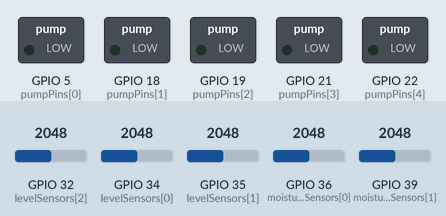
The sketch below on a simulated ESP32. Shown: switched loads named in the sketch (green lamp = pin HIGH). The inputs (shaded band) are chosen by the test bench; at power-on: GPIO 32 (levelSensors[2]) = 2048, GPIO 34 (levelSensors[0]) = 2048, GPIO 35 (levelSensors[1]) = 2048, GPIO 36 (moistureSensors[0]) = 2048, GPIO 39 (moistureSensors[1]) = 2048. WiFi joins after 1.5 s; servers stay silent unless stated; what the sketch prints to the serial monitor is not drawn.

Above: at 3.2 s.
3.3 s: GPIO 32 (levelSensors[2]) set to 421
4.8 s: GPIO 32 (levelSensors[2]) set to 377
At 5.1 s:
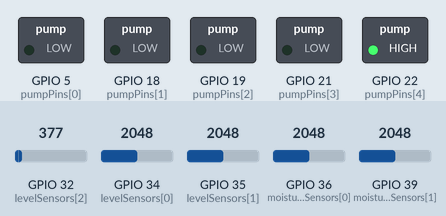
7.8 s: GPIO 34 (levelSensors[0]) set to 419
10.8 s: GPIO 34 (levelSensors[0]) set to 363
At 11.6 s:
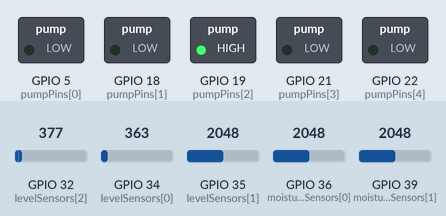
13.8 s: GPIO 35 (levelSensors[1]) set to 417
15.3 s: GPIO 35 (levelSensors[1]) set to 369
At 16.1 s:
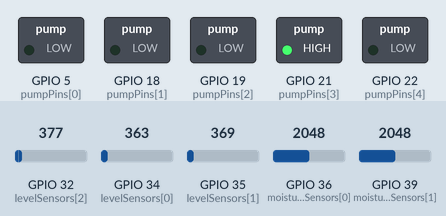
Timing chart, 0 to 19.3 s (numbered marks = the images above; inputs shaded):
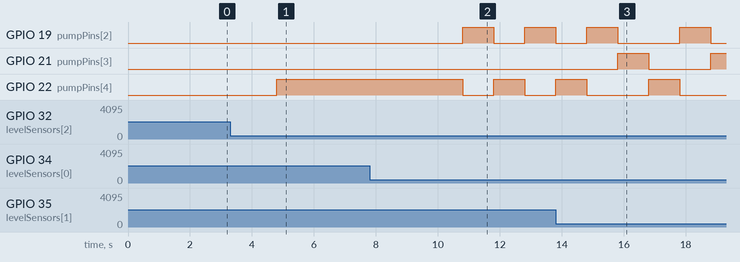

Measured:
- the behaviour switches between 400 and 399 on GPIO 32 (levelSensors[2]) (found by bisection; images 0 and 1)
- the behaviour switches between 400 and 399 on GPIO 34 (levelSensors[0]) (found by bisection; images 1 and 2)
- the behaviour switches between 400 and 399 on GPIO 35 (levelSensors[1]) (found by bisection; images 2 and 3)
- after the input at 3.3 s, every drawn part: stays the same
- after the input at 4.8 s, GPIO 22 (pumpPins[4]): LOW → HIGH at once
- after the input at 10.8 s, GPIO 19 (pumpPins[2]): LOW → HIGH at once, → LOW 1.0 s later, → HIGH 1.0 s later; GPIO 22 (pumpPins[4]): HIGH → LOW at once, → HIGH 1.0 s later, → LOW 1.0 s later
- after the input at 15.3 s, GPIO 21 (pumpPins[3]): LOW → HIGH after 0.51 s, → LOW 1.0 s later, → HIGH 2.0 s later

The sketch:

plant_watering_esp32.ino
```cpp
// Arduino code for ESP32-based Plant Watering System

#include <WiFi.h>
#include <WebServer.h>

// Configuration
const char* ssid = "your_SSID";
const char* password = "your_PASSWORD";

// Pump and sensor configuration
const int pumpPins[5] = {5, 18, 19, 21, 22}; // GPIO pins for 5 pumps
const int levelSensors[4] = {34, 35, 32, 33}; // GPIO pins for 4 level sensors
const int moistureSensors[5] = {36, 39, 34, 35, 32}; // GPIO pins for 5 moisture sensors

// Web server on port 80
WebServer server(80);

void setup() {
    // Initialize serial communication for debugging
    Serial.begin(115200);

    // Connect to Wi-Fi
    WiFi.begin(ssid, password);
    while (WiFi.status() != WL_CONNECTED) {
        delay(1000);
        Serial.println("Connecting to WiFi...");
    }
    Serial.println("Connected to WiFi");

    // Initialize pumps and sensors
    for (int i = 0; i < 5; i++) {
        pinMode(pumpPins[i], OUTPUT);
        digitalWrite(pumpPins[i], LOW); // Ensure pumps are off
    }
    for (int i = 0; i < 4; i++) {
        pinMode(levelSensors[i], INPUT);
    }
    for (int i = 0; i < 5; i++) {
        pinMode(moistureSensors[i], INPUT);
    }

    // Define API endpoints
    server.on("/water", HTTP_GET, handleWater);
    server.on("/status", HTTP_GET, handleStatus);
    server.begin();
}

void loop() {
    server.handleClient(); // Handle incoming client requests
    automaticWatering(); // Check conditions for automatic watering
}

void handleWater() {
    String response = "Watering Started";
    for (int i = 0; i < 5; i++) {
        digitalWrite(pumpPins[i], HIGH); // Turn on pumps
        delay(1000); // Water for 1 second
        digitalWrite(pumpPins[i], LOW); // Turn off pumps
    }
    server.send(200, "text/plain", response);
}

void handleStatus() {
    String status = "System Status:\n";
    for (int i = 0; i < 5; i++) {
        int moisture = analogRead(moistureSensors[i]);
        status += "Moisture sensor " + String(i+1) + ": " + String(moisture) + "\n";
    }
    server.send(200, "text/plain", status);
}

void automaticWatering() {
    for (int i = 0; i < 5; i++) {
        int moisture = analogRead(moistureSensors[i]);
        // Example condition to start watering based on moisture level
        if (moisture < 400) {
            digitalWrite(pumpPins[i], HIGH); // Turn on pump
            delay(1000); // Water for 1 second
            digitalWrite(pumpPins[i], LOW); // Turn off pump
        }
    }
}
```
